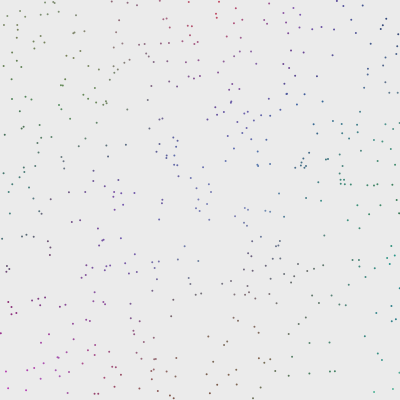
Frame 1 (no input)
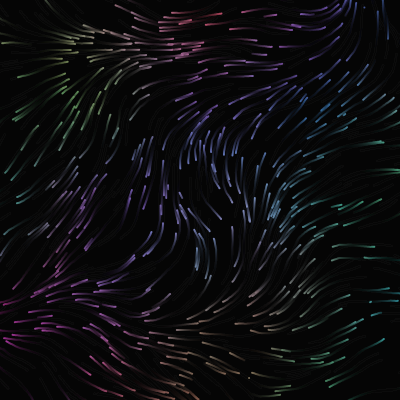
Frame 60 (no input)
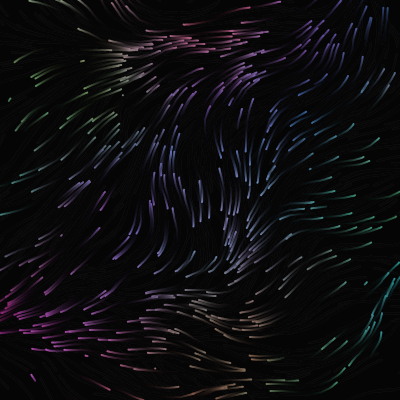
Frame 120 (the mouse pressed at the canvas centre since frame 60)

The p5.js sketch that drew these frames (run headless with seeded random() and noise() and a simulated clock; from frame 60 on, the mouse is pressed at the canvas centre):

// p5.js sketch
// ── sketch.js
let noiseScale = 0.005;
let dotnum = 500;
let resolution = 40;
let colourScale = 0.005;

let size;
let framePassed = 0;
let vectors = [];
let colours = [];
let points = [];
function setup() {
    createCanvas(400, 400);
    size = width/resolution;

    for (let i=0; i<dotnum; i++){
        let point = new Dot();
        points.push(point);
    }
    vectors = [];
    colours = [];
    for (let x=0; x<width; x+=size){
        for (let y=0; y<height; y+=size){
            let angle = noise(x*noiseScale, y*noiseScale, framePassed)*TWO_PI;
            let v = p5.Vector.fromAngle(angle);
            vectors.push(v);
            
            // push();
            // colorMode(HSB);
            let col = color(noise(x*colourScale, y*colourScale, 1)*255, noise(x*colourScale, y*colourScale, 500)*255, noise(x*colourScale, y*colourScale, 1000)*255);
            // pop();

            // col = color(noise(framePassed)*255);
            colours.push(col);
        }
    }
}

function draw() {
    background(0,0,0, 20);
    if (frameCount % 10 == 0){
        vectors = [];
        colours = [];
        for (let x=0; x<width; x+=size){
            for (let y=0; y<height; y+=size){
                let angle = noise(x*noiseScale, y*noiseScale, framePassed)*TWO_PI;
                let v = p5.Vector.fromAngle(angle);
                vectors.push(v);
                
                let col = color(noise(x*colourScale, y*colourScale, 1)*255, noise(x*colourScale, y*colourScale, 500)*255, noise(x*colourScale, y*colourScale, 1000)*255);

                // col = color(noise(framePassed)*255);
                colours.push(col);
            }
        }
        console.log(framePassed);
    }

    
    let showvec = false;
    for (let i=0; i<dotnum; i++){
        points[i].run();
    }
    if (showvec){
        for (let i=0; i<vectors.length; i++){
            let v = vectors[i];
            let x = (i%resolution)*size;
            let y = floor(i/resolution)*size;

            drawVector(v,x,y, size);
        }
    }
    framePassed += 0.005;
}

function drawVector(v, x, y, scaling){
    push();
    translate(x,y);
    stroke(255);
    rotate(v.heading());
    line(0,0,v.mag()*scaling,0);
    pop();
}

class Dot{
    constructor(){
        this.position = createVector(random(1, width-1), random(1, height-1));
        this.velocity = createVector(0,0);
        this.acceleration = createVector(0,0);
        this.mult;
        this.determineMulti();

        this.prev_pos = this.position;
    }

    applyForce(acceleration){
        this.acceleration.add(acceleration);
    }

    update(){
        this.checkEdges();
        this.velocity.add(this.acceleration);

        this.prev_pos = this.position;
        if (this.mult == 1){
            this.position.add(this.velocity);
        }
        else{
            this.position.sub(this.velocity);
        }
        this.acceleration.mult(0);
        
    }

    display(colour){
        push();
        strokeWeight(2);
        // colorMode(HSB);
        stroke(colour);
        line(this.prev_pos.x, this.prev_pos.y, this.position.x, this.position.y);
        pop();
        
    }

    checkEdges(){
        if (this.position.x >= width || this.position.x <= 0 || this.position.y >= height || this.position.y <= 0) {
            this.position = createVector(random(1, width-1), random(1, height-1));
            // this.position = createVector(width/2, height/2);
            // this.prev_position = this.position;
            this.update();
            this.determineMulti();
        }
    }

    determineMulti(){
        if (random(-1, 1) <= 0){
            this.mult = -1;
        }
        else{
            this.mult = 1;
        }
    }

    run(){
        this.checkEdges();
        let idx = floor(this.position.x / size) + floor(this.position.y/size)*resolution;
        // console.log(idx);
        let dV = vectors[idx];
        // dV.mult(this.mult);
        // console.log(this.position.x, this.position.y, idx, dV, this.mult);
        this.velocity = dV;
        this.update();
        this.display(colours[idx]);
    }
}
